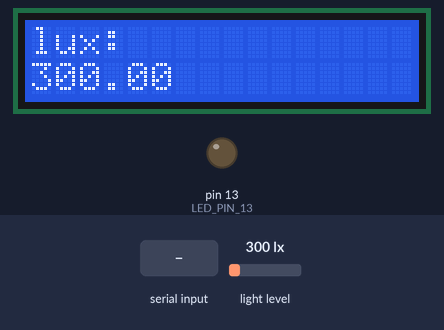
Bench run of a sketch on a simulated Arduino Uno, built with avr-gcc and run on an emulated ATmega328P. Shown: 16×2 character LCD, output pins drawn as LEDs (lit = HIGH). Inputs (shaded band) come from the test bench; at power-on: light level 300 lx. What the sketch prints to the serial monitor is not drawn.

Above: at 1.2 s.
1.3 s: "1" received over the second serial link
At 2.5 s:
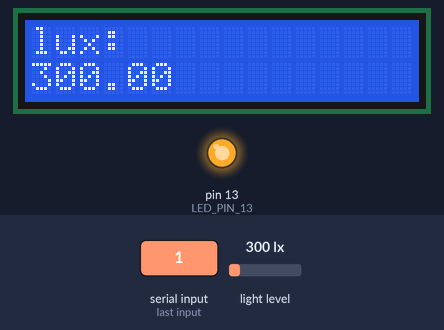
2.8 s: light level set to 40 lx
At 3.9 s:
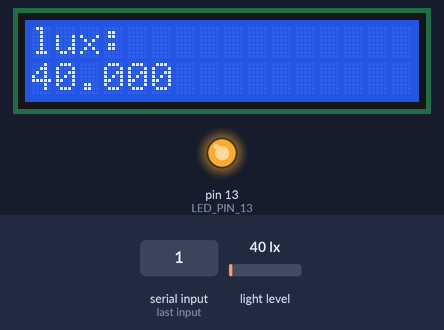
4.6 s: light level set to 500 lx
At 5.8 s:
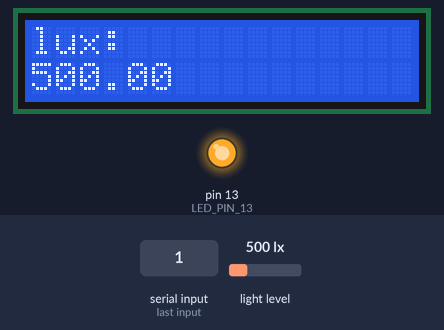
8.1 s: light level set to 1000 lx
At 8.7 s:
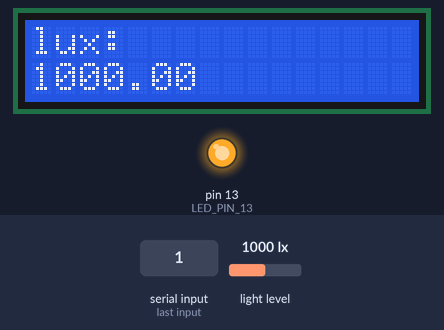
9.6 s: "0" received over the second serial link
At 11.0 s:
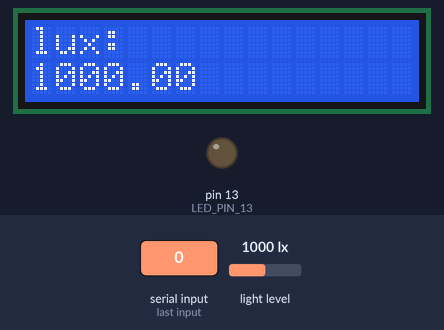
Timing chart, 0 to 12.1 s (numbered marks = the images above; inputs shaded):
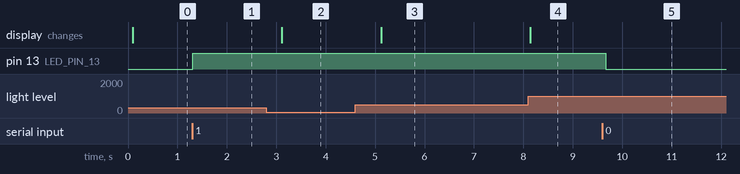

Measured:
- after the input at 1.3 s, pin 13 (LED_PIN_13): LOW → HIGH at once
- after the input at 2.8 s, the display: changes after 0.31 s (image 2)
- after the input at 4.6 s, the display: changes after 0.52 s (image 3)
- after the input at 8.1 s, the display: changes at once (image 4)
- after the input at 9.6 s, pin 13 (LED_PIN_13): HIGH → LOW after 0.07 s

The sketch:

Arduino_Timer_BH1750_LCD_BT_LED_APP.ino
```cpp
//Arduino 模擬多執行緒
//BH1750 , LCD , BT_APP , LED
#include <Timer.h>
#include <BH1750.h>
#include <Wire.h>
#include <LiquidCrystal_I2C.h>
#include <SoftwareSerial.h> //引用函式庫

//宣告 Timer 物件
Timer t;
LiquidCrystal_I2C lcd(0x27, 16, 2);
BH1750 lightMeter;
SoftwareSerial BT(10 , 11);

float lux = 0;
const int LED_PIN_13 = 13;
char val;

void setup() {
  Serial.begin(9600);
  delay(2);
  Wire.begin();
  BT.begin(9600);
  lightMeter.begin();

  pinMode(LED_PIN_13 , OUTPUT);
  lcd.begin();
  lcd.backlight();
  //清空LCD
  lcd.clear();
  lcd.setCursor(0,0);
  lcd.print("lux:");

  t.every(500 , bt1750);
  t.every(1000 , lcdprint);
  t.every(100 , bt_app_led);

  Serial.println("Ready...");
}

void loop() {
  //執行所註冊的工作內容
  t.update();
  delay(10);
}

void bt1750() {
  lux = lightMeter.readLightLevel();
  Serial.print("Light: ");
  Serial.print(lux);
  Serial.println(" lx");
}
void lcdprint(){
  lcd.setCursor(4,0);
  lcd.print("              ");//14個空格
  lcd.setCursor(0,1);
  lcd.print(lux);
}
void bt_app_led(){
  //從主控台傳指令給BT
  if(Serial.available()){
    val = Serial.read(); //接到指令
    Serial.print("Serial : ");
    BT.print(val);//將指令給BT

  }
  //BT回應資料給主控台
  if(BT.available()){
    val = BT.read(); //讀取BT的回應資料
    Serial.print("BT : ");
    Serial.println(val); //將回應資料給主控台
    if(val == '1'){
      digitalWrite(LED_PIN_13,HIGH);
    }
     if(val == '0'){
      digitalWrite(LED_PIN_13,LOW);
    }
  }
  delay(10);

}
```
